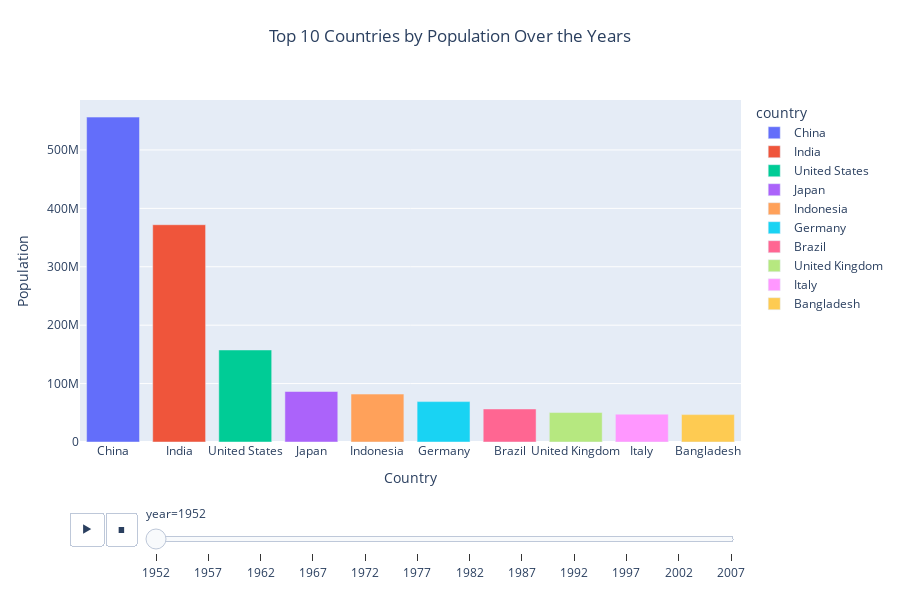

This figure's notebook cell:
### Markdown cell above
## Question 7:

Show only the top 10 countries in the animation

Hint: Use the axis limit to set this.

### Code cell
top_10 = df.groupby('year').apply(lambda x: x.nlargest(10, 'pop')).reset_index(drop=True)


fig = px.bar(top_10, 
             x='country', 
             y='pop',
             animation_frame='year',
             title='Top 10 Countries by Population Over the Years',
             height=600,
             color = "country"
            )


fig.update_layout(xaxis_title='Country', yaxis_title='Population' ,title_x=0.5, title_y=0.95)
fig.update_xaxes(type='category')
fig.update_xaxes( categoryorder = 'total descending')

fig.show()

### Figure 1 — Plotly figure (JSON) as saved in the notebook; plotly's stock layout.template omitted (floating-point values rounded to 4 significant figures)
{"data": [{"alignmentgroup": "True", "hovertemplate": "country=%{x}<br>year=1952<br>Population=%{y}<extra></extra>", "legendgroup": "China", "marker": {"color": "#636efa", "pattern": {"shape": ""}}, "name": "China", "offsetgroup": "China", "orientation": "v", "showlegend": true, "textposition": "auto", "type": "bar", "x": ["China"], "xaxis": "x", "y": [556263527], "yaxis": "y"}, {"alignmentgroup": "True", "hovertemplate": "country=%{x}<br>year=1952<br>Population=%{y}<extra></extra>", "legendgroup": "India", "marker": {"color": "#EF553B", "pattern": {"shape": ""}}, "name": "India", "offsetgroup": "India", "orientation": "v", "showlegend": true, "textposition": "auto", "type": "bar", "x": ["India"], "xaxis": "x", "y": [372000000], "yaxis": "y"}, {"alignmentgroup": "True", "hovertemplate": "country=%{x}<br>year=1952<br>Population=%{y}<extra></extra>", "legendgroup": "United States", "marker": {"color": "#00cc96", "pattern": {"shape": ""}}, "name": "United States", "offsetgroup": "United States", "orientation": "v", "showlegend": true, "textposition": "auto", "type": "bar", "x": ["United States"], "xaxis": "x", "y": [157553000], "yaxis": "y"}, {"alignmentgroup": "True", "hovertemplate": "country=%{x}<br>year=1952<br>Population=%{y}<extra></extra>", "legendgroup": "Japan", "marker": {"color": "#ab63fa", "pattern": {"shape": ""}}, "name": "Japan", "offsetgroup": "Japan", "orientation": "v", "showlegend": true, "textposition": "auto", "type": "bar", "x": ["Japan"], "xaxis": "x", "y": [86459025], "yaxis": "y"}, {"alignmentgroup": "True", "hovertemplate": "country=%{x}<br>year=1952<br>Population=%{y}<extra></extra>", "legendgroup": "Indonesia", "marker": {"color": "#FFA15A", "pattern": {"shape": ""}}, "name": "Indonesia", "offsetgroup": "Indonesia", "orientation": "v", "showlegend": true, "textposition": "auto", "type": "bar", "x": ["Indonesia"], "xaxis": "x", "y": [82052000], "yaxis": "y"}, {"alignmentgroup": "True", "hovertemplate": "country=%{x}<br>year=1952<br>Population=%{y}<extra></extra>", "legendgroup": "Germany", "marker": {"color": "#19d3f3", "pattern": {"shape": ""}}, "name": "Germany", "offsetgroup": "Germany", "orientation": "v", "showlegend": true, "textposition": "auto", "type": "bar", "x": ["Germany"], "xaxis": "x", "y": [69145952], "yaxis": "y"}, {"alignmentgroup": "True", "hovertemplate": "country=%{x}<br>year=1952<br>Population=%{y}<extra></extra>", "legendgroup": "Brazil", "marker": {"color": "#FF6692", "pattern": {"shape": ""}}, "name": "Brazil", "offsetgroup": "Brazil", "orientation": "v", "showlegend": true, "textposition": "auto", "type": "bar", "x": ["Brazil"], "xaxis": "x", "y": [56602560], "yaxis": "y"}, {"alignmentgroup": "True", "hovertemplate": "country=%{x}<br>year=1952<br>Population=%{y}<extra></extra>", "legendgroup": "United Kingdom", "marker": {"color": "#B6E880", "pattern": {"shape": ""}}, "name": "United Kingdom", "offsetgroup": "United Kingdom", "orientation": "v", "showlegend": true, "textposition": "auto", "type": "bar", "x": ["United Kingdom"], "xaxis": "x", "y": [50430000], "yaxis": "y"}, {"alignmentgroup": "True", "hovertemplate": "country=%{x}<br>year=1952<br>Population=%{y}<extra></extra>", "legendgroup": "Italy", "marker": {"color": "#FF97FF", "pattern": {"shape": ""}}, "name": "Italy", "offsetgroup": "Italy", "orientation": "v", "showlegend": true, "textposition": "auto", "type": "bar", "x": ["Italy"], "xaxis": "x", "y": [47666000], "yaxis": "y"}, {"alignmentgroup": "True", "hovertemplate": "country=%{x}<br>year=1952<br>Population=%{y}<extra></extra>", "legendgroup": "Bangladesh", "marker": {"color": "#FECB52", "pattern": {"shape": ""}}, "name": "Bangladesh", "offsetgroup": "Bangladesh", "orientation": "v", "showlegend": true, "textposition": "auto", "type": "bar", "x": ["Bangladesh"], "xaxis": "x", "y": [46886859], "yaxis": "y"}], "layout": {"barmode": "relative", "height": 600, "legend": {"title": {"text": "country"}, "tracegroupgap": 0}, "sliders": [{"active": 0, "currentvalue": {"prefix": "year="}, "len": 0.9, "pad": {"b": 10, "t": 60}, "steps": [{"args": [["1952"], {"frame": {"duration": 0, "redraw": true}, "fromcurrent": true, "mode": "immediate", "transition": {"duration": 0, "easing": "linear"}}], "label": "1952", "method": "animate"}, {"args": [["1957"], {"frame": {"duration": 0, "redraw": true}, "fromcurrent": true, "mode": "immediate", "transition": {"duration": 0, "easing": "linear"}}], "label": "1957", "method": "animate"}, {"args": [["1962"], {"frame": {"duration": 0, "redraw": true}, "fromcurrent": true, "mode": "immediate", "transition": {"duration": 0, "easing": "linear"}}], "label": "1962", "method": "animate"}, {"args": [["1967"], {"frame": {"duration": 0, "redraw": true}, "fromcurrent": true, "mode": "immediate", "transition": {"duration": 0, "easing": "linear"}}], "label": "1967", "method": "animate"}, {"args": [["1972"], {"frame": {"duration": 0, "redraw": true}, "fromcurrent": true, "mode": "immediate", "transition": {"duration": 0, "easing": "linear"}}], "label": "1972", "method": "animate"}, {"args": [["1977"], {"frame": {"duration": 0, "redraw": true}, "fromcurrent": true, "mode": "immediate", "transition": {"duration": 0, "easing": "linear"}}], "label": "1977", "method": "animate"}, {"args": [["1982"], {"frame": {"duration": 0, "redraw": true}, "fromcurrent": true, "mode": "immediate", "transition": {"duration": 0, "easing": "linear"}}], "label": "1982", "method": "animate"}, {"args": [["1987"], {"frame": {"duration": 0, "redraw": true}, "fromcurrent": true, "mode": "immediate", "transition": {"duration": 0, "easing": "linear"}}], "label": "1987", "method": "animate"}, {"args": [["1992"], {"frame": {"duration": 0, "redraw": true}, "fromcurrent": true, "mode": "immediate", "transition": {"duration": 0, "easing": "linear"}}], "label": "1992", "method": "animate"}, {"args": [["1997"], {"frame": {"duration": 0, "redraw": true}, "fromcurrent": true, "mode": "immediate", "transition": {"duration": 0, "easing": "linear"}}], "label": "1997", "method": "animate"}, {"args": [["2002"], {"frame": {"duration": 0, "redraw": true}, "fromcurrent": true, "mode": "immediate", "transition": {"duration": 0, "easing": "linear"}}], "label": "2002", "method": "animate"}, {"args": [["2007"], {"frame": {"duration": 0, "redraw": true}, "fromcurrent": true, "mode": "immediate", "transition": {"duration": 0, "easing": "linear"}}], "label": "2007", "method": "animate"}], "x": 0.1, "xanchor": "left", "y": 0, "yanchor": "top"}], "title": {"text": "Top 10 Countries by Population Over the Years", "x": 0.5, "y": 0.95}, "updatemenus": [{"buttons": [{"args": [null, {"frame": {"duration": 500, "redraw": true}, "fromcurrent": true, "mode": "immediate", "transition": {"duration": 500, "easing": "linear"}}], "label": "&#9654;", "method": "animate"}, {"args": [[null], {"frame": {"duration": 0, "redraw": true}, "fromcurrent": true, "mode": "immediate", "transition": {"duration": 0, "easing": "linear"}}], "label": "&#9724;", "method": "animate"}], "direction": "left", "pad": {"r": 10, "t": 70}, "showactive": false, "type": "buttons", "x": 0.1, "xanchor": "right", "y": 0, "yanchor": "top"}], "xaxis": {"anchor": "y", "categoryarray": ["China", "India", "United States", "Japan", "Indonesia", "Germany", "Brazil", "United Kingdom", "Italy", "Bangladesh", "Pakistan", "Mexico", "Nigeria"], "categoryorder": "total descending", "domain": [0, 1], "title": {"text": "Country"}, "type": "category"}, "yaxis": {"anchor": "x", "domain": [0, 1], "title": {"text": "Population"}}}}
